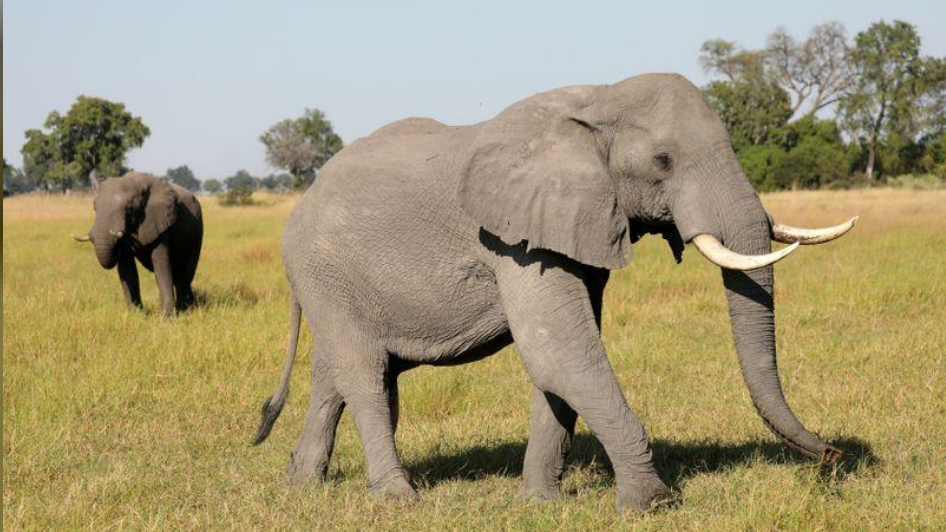
#> input picture U0722/elephant2.png, 946 x 532 px
$ jupyter execute u0722-0.ipynb
#> lines starting #> are read from the running program, lines starting #| are printed output that depends on the picture
<a href="https://colab.research.google.com/github/JSJeong-me/Uniinfo-Machine-Vision/blob/main/U0722/u0722-0.ipynb" target="_parent"></a>

[cell 1]
import cv2

[cell 2]
from google.colab.patches import cv2_imshow

[cell 3]
src = cv2.imread('elephant2.png')
#> src is the input picture: shape (532, 946, 3); mean B, G, R 118.8, 152.2, 163.6

[cell 4]
ele1 = src[120:330, 50:250]
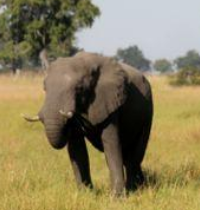
#> ele1: shape (210, 200, 3); mean B, G, R 91.3, 127, 138.7

[cell 5]
ele2 = src[71:518, 254:869]
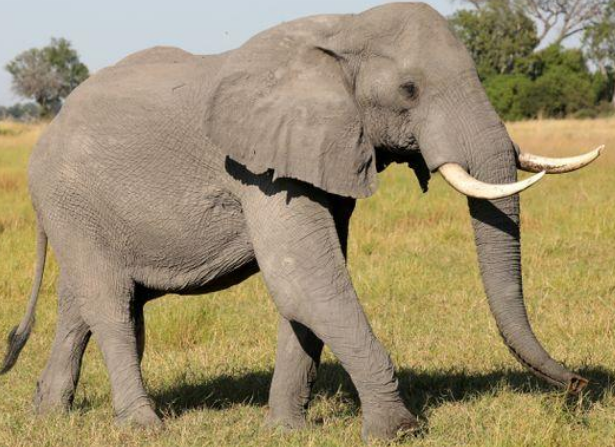
#> ele2: shape (447, 615, 3); mean B, G, R 109.6, 142.4, 157.2

[cell 6]
src.shape
#> Out = (532, 946, 3)

$ run again, with U0722/data3.png copied over U0722/elephant2.png
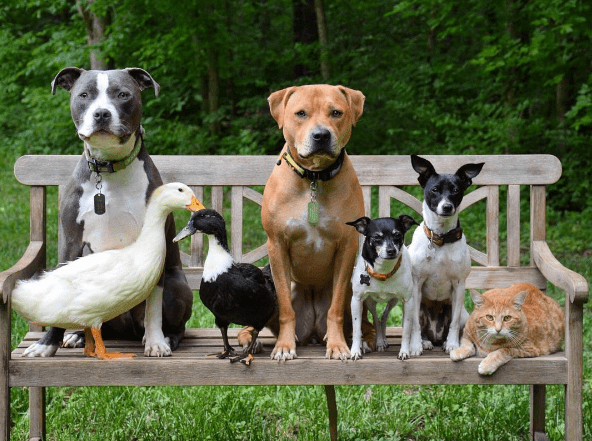
#> input picture U0722/data3.png, 592 x 441 px
#> src is the input picture: shape (441, 592, 3); mean B, G, R 72.1, 101.5, 93.8
#> `ele1 = src[120:330, 50:250]`:
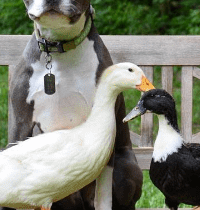
#> ele1: shape (210, 200, 3); mean B, G, R 116.4, 131.5, 128.3
#> `ele2 = src[71:518, 254:869]`:
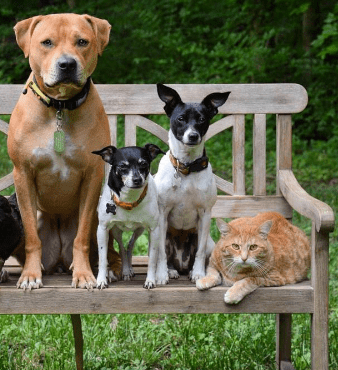
#> ele2: shape (370, 338, 3); mean B, G, R 75.5, 103.5, 101.9

$ run again, with U0722/banana-3.jpg saved as U0722/elephant2.png
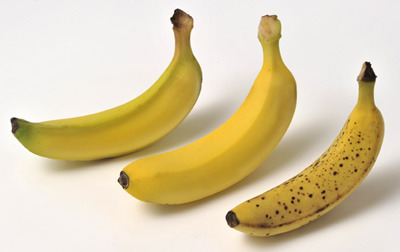
#> input picture U0722/banana-3.jpg, 400 x 252 px
#> src is the input picture: shape (252, 400, 3); mean B, G, R 168.1, 203.9, 218.4
#> `ele1 = src[120:330, 50:250]`:
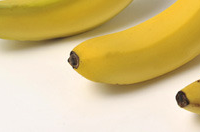
#> ele1: shape (132, 200, 3); mean B, G, R 132.3, 192.2, 214.7
#> `ele2 = src[71:518, 254:869]`:
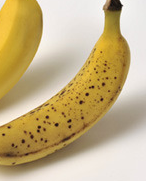
#> ele2: shape (181, 146, 3); mean B, G, R 132.2, 176.7, 197.3
